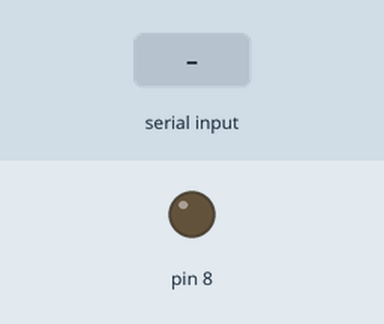
Bench run of a sketch on a simulated Arduino Uno, built with avr-gcc and run on an emulated ATmega328P. On the bench: output pins drawn as LEDs (lit = HIGH). Inputs (shaded band) come from the test bench.

Above: at 1.2 s.
1.3 s: "1" received over Serial
At 2.5 s:
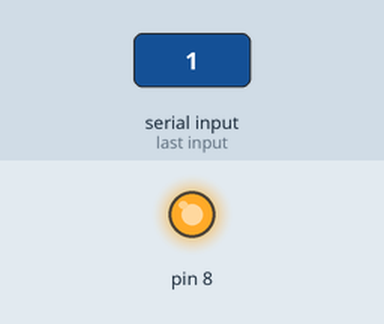
Timing chart, 0 to 4.3 s (numbered marks = the images above; inputs shaded):
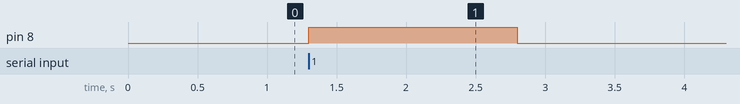

The sketch:

buzzer_alert.ino
```cpp
void setup() {
  Serial.begin(9600);
  pinMode(8, OUTPUT);
  digitalWrite(8, LOW);
}

void loop() {
  if (Serial.available() > 0) {
    char cmd = Serial.read();
    if (cmd == '1') {
      digitalWrite(8, HIGH);
      delay(1500);
      digitalWrite(8, LOW);
    }
  }
}
```

Measured:
- after the input at 1.3 s, pin 8: LOW → HIGH at once, → LOW 1.5 s later
